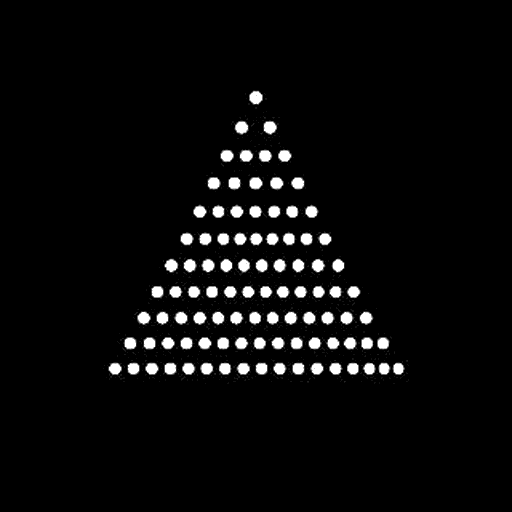
#> input picture public/favicon.png, 512 x 512 px, found by its file name
$ python generate_favicons.py
#> lines starting #> are read from the running program, lines starting #| are printed output that depends on the picture
import os
from PIL import Image

def generate():
    # Source is now the new brand icon in public
    icon_path = 'public/favicon.png'
    public_dir = 'public'

    if not os.path.exists(icon_path):
        print(f"Error: {icon_path} not found")
        return

    img = Image.open(icon_path)
#> img is the input picture: PIL image 512x512 RGBA; mean R, G, B, A 10.6, 10.6, 10.6, 255

    # 1. Favicons
    print("Generating favicon-16x16.png...")
    img.resize((16, 16), Image.Resampling.LANCZOS).save(os.path.join(public_dir, 'favicon-16x16.png'), 'PNG')
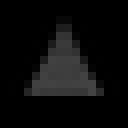
#> saved as favicon-16x16.png: PIL image 16x16 RGBA (shown 8 times larger); mean R, G, B, A 10.9, 10.9, 10.9, 255

    print("Generating favicon-32x32.png...")
    img.resize((32, 32), Image.Resampling.LANCZOS).save(os.path.join(public_dir, 'favicon-32x32.png'), 'PNG')
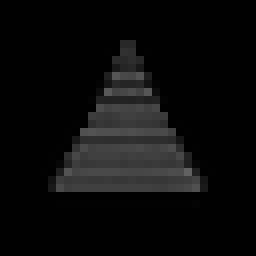
#> saved as favicon-32x32.png: PIL image 32x32 RGBA (shown 8 times larger); mean R, G, B, A 11.1, 11.1, 11.1, 255

    # 2. Apple Touch Icon
    print("Generating apple-touch-icon.png...")
    img.resize((180, 180), Image.Resampling.LANCZOS).save(os.path.join(public_dir, 'apple-touch-icon.png'), 'PNG')
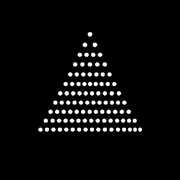
#> saved as apple-touch-icon.png: PIL image 180x180 RGBA; mean R, G, B, A 10.7, 10.7, 10.7, 255

    # 3. Android Chrome Icons
    print("Generating android-chrome-192x192.png...")
    img.resize((192, 192), Image.Resampling.LANCZOS).save(os.path.join(public_dir, 'android-chrome-192x192.png'), 'PNG')
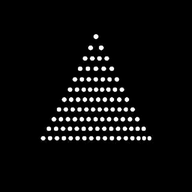
#> saved as android-chrome-192x192.png: PIL image 192x192 RGBA; mean R, G, B, A 10.7, 10.7, 10.7, 255

    print("Generating android-chrome-512x512.png...")
    img.resize((512, 512), Image.Resampling.LANCZOS).save(os.path.join(public_dir, 'android-chrome-512x512.png'), 'PNG')

    # 4. ICO (multi-resolution format including 16x16, 32x32, 48x48)
    print("Generating favicon.ico...")
    img.save(os.path.join(public_dir, 'favicon.ico'), format='ICO', sizes=[(16, 16), (32, 32), (48, 48)])

    print("Successfully generated all favicons!")

if __name__ == '__main__':
    generate()
